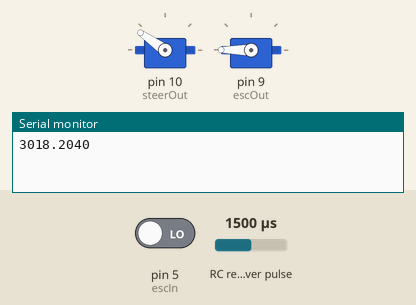
Recording of a sketch running on a simulated Arduino Uno, built with avr-gcc and run on an emulated ATmega328P. On the bench: 2 × servo, the last lines printed to the serial monitor. Wiring (inferred from the names in the program): RC receiver channel: data pin 6. The test bench sets the inputs (shaded band); at power-on: RC receiver pulse 1500 µs, pin 5 (escIn) LOW.

Above: at 1.2 s.
1.3 s: RC receiver pulse (sensor on pin 6) set to 1020 µs
At 3.2 s:
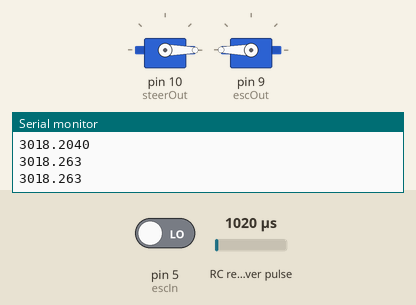
3.5 s: RC receiver pulse (sensor on pin 6) set to 1250 µs
At 5.3 s:
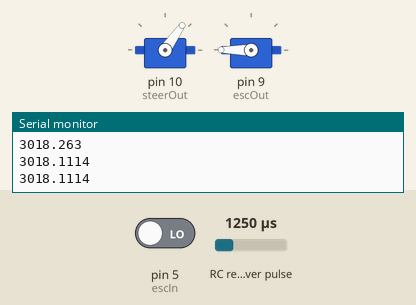
5.6 s: RC receiver pulse (sensor on pin 6) set to 1750 µs
At 7.4 s:
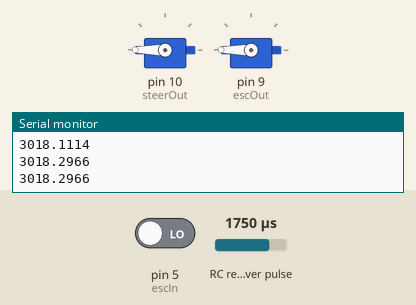
7.7 s: RC receiver pulse (sensor on pin 6) set to 1500 µs
At 9.5 s:
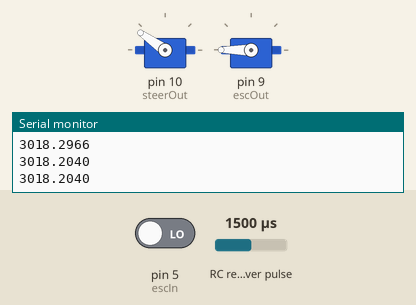
9.8 s: RC receiver pulse (sensor on pin 6) set to 1980 µs
At 11.5 s:
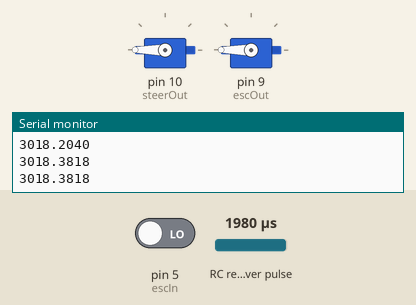
Timing chart, 0 to 12.8 s (numbered marks = the images above; inputs shaded):
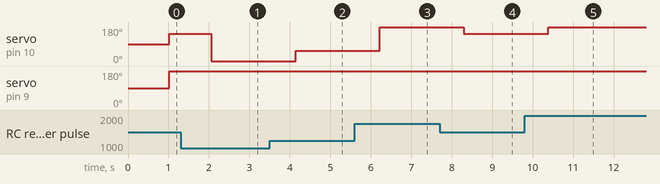

Measured:
- after the input at 1.3 s, servo on pin 10 (steerOut): 145° → 0° after 0.76 s
- after the input at 3.5 s, servo on pin 10 (steerOut): 0° → 55° after 0.64 s
- after the input at 5.6 s, servo on pin 10 (steerOut): 55° → 180° after 0.62 s
- after the input at 7.7 s, servo on pin 10 (steerOut): 180° → 145° after 0.60 s
- after the input at 9.8 s, servo on pin 10 (steerOut): 145° → 180° after 0.58 s

The sketch:

master.ino
```cpp
#include <Servo.h>

Servo steer;
Servo esc;

const int escIn = 5;// 8;
const int steerIn = 6;//9;

const int steerOut = 10;//3;
const int escOut = 9;//5;

void setup(){
  Serial.begin(9600);

  pinMode(escIn, INPUT);
  pinMode(steerIn, INPUT);

  pinMode(steerOut, OUTPUT);
  pinMode(escOut, OUTPUT);

  steer.attach(steerOut);
  esc.attach(escOut);
  //steer.writeMicroseconds(1500);
  //esc.writeMicroseconds(1500);
  delay(5);
}

void loop(){
  int escCommand = map(pulseIn(escIn, HIGH), 1901, 959, 1000, 2000);
  int steerCommand = map(pulseIn(steerIn, HIGH), 1220, 1490, 1000, 2000);
  esc.writeMicroseconds(escCommand);
  steer.writeMicroseconds(steerCommand);
  Serial.print(escCommand);
  Serial.print(".");
  Serial.println(steerCommand);
  delay(30);
}
```
